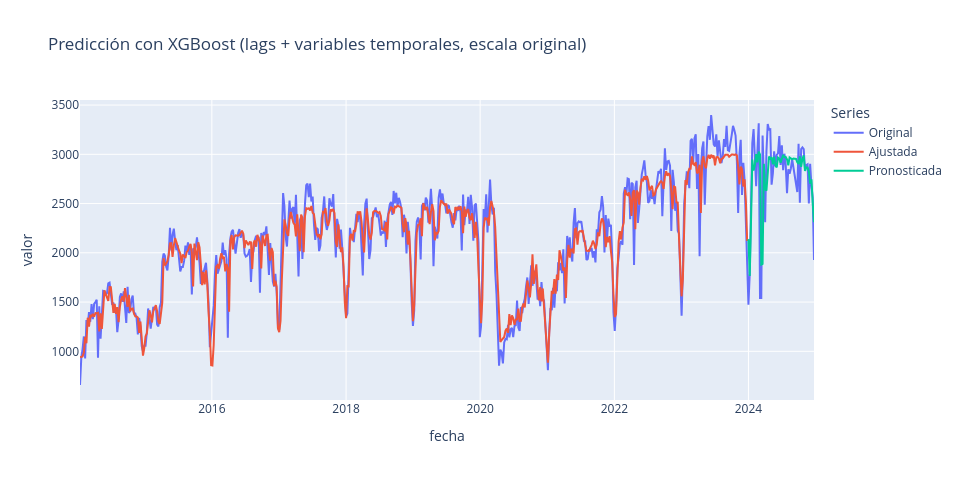

The notebook cell this image was saved under:
### Code cell
title = "Predicción con XGBoost (lags + variables temporales, escala original)"

# Los datos a graficar
data_tuples = (
    (df_original, 'Original'),
    (df_ajustado, 'Ajustada'),
    (df_pronostico, 'Pronosticada'),
)

plot_forecast(
    *data_tuples,  # Desempaqueta los datos
    y='valor',
    title=title,
    **common_plot_args  # Desempaqueta los argumentos comunes
)

### Figure 1 — Plotly figure (JSON) as saved in the notebook; plotly's stock layout.template omitted (floating-point values rounded to 4 significant figures; data arrays with more than 128 entries replaced by an {"elided": "..."} marker saying what was removed)
{"data": [{"customdata": {"elided": "568x1 int values"}, "hovertemplate": "<b>Original</b><br>Fecha: %{x}<br>valor: %{y}<br>Semana: %{customdata[0]}<extra></extra>", "mode": "lines", "name": "Original", "type": "scatter", "x": {"elided": "568 str values"}, "y": {"elided": "568 float values"}}, {"customdata": {"elided": "518x1 int values"}, "hovertemplate": "<b>Ajustada</b><br>Fecha: %{x}<br>valor: %{y}<br>Semana: %{customdata[0]}<extra></extra>", "mode": "lines", "name": "Ajustada", "type": "scatter", "x": {"elided": "518 str values"}, "y": {"elided": "518 float values"}}, {"customdata": [[1], [2], [3], [4], [5], [6], [7], [8], [9], [10], [11], [12], [13], [14], [15], [16], [17], [18], [19], [20], [21], [22], [23], [24], [25], [26], [27], [28], [29], [30], [31], [32], [33], [34], [35], [36], [37], [38], [39], [40], [41], [42], [43], [44], [45], [46], [47], [48], [49], [50], [51], [52]], "hovertemplate": "<b>Pronosticada</b><br>Fecha: %{x}<br>valor: %{y}<br>Semana: %{customdata[0]}<extra></extra>", "mode": "lines", "name": "Pronosticada", "type": "scatter", "x": ["2024-01-01T00:00:00", "2024-01-08T00:00:00", "2024-01-15T00:00:00", "2024-01-22T00:00:00", "2024-01-29T00:00:00", "2024-02-05T00:00:00", "2024-02-12T00:00:00", "2024-02-19T00:00:00", "2024-02-26T00:00:00", "2024-03-04T00:00:00", "2024-03-11T00:00:00", "2024-03-18T00:00:00", "2024-03-25T00:00:00", "2024-04-01T00:00:00", "2024-04-08T00:00:00", "2024-04-15T00:00:00", "2024-04-22T00:00:00", "2024-04-29T00:00:00", "2024-05-06T00:00:00", "2024-05-13T00:00:00", "2024-05-20T00:00:00", "2024-05-27T00:00:00", "2024-06-03T00:00:00", "2024-06-10T00:00:00", "2024-06-17T00:00:00", "2024-06-24T00:00:00", "2024-07-01T00:00:00", "2024-07-08T00:00:00", "2024-07-15T00:00:00", "2024-07-22T00:00:00", "2024-07-29T00:00:00", "2024-08-05T00:00:00", "2024-08-12T00:00:00", "2024-08-19T00:00:00", "2024-08-26T00:00:00", "2024-09-02T00:00:00", "2024-09-09T00:00:00", "2024-09-16T00:00:00", "2024-09-23T00:00:00", "2024-09-30T00:00:00", "2024-10-07T00:00:00", "2024-10-14T00:00:00", "2024-10-21T00:00:00", "2024-10-28T00:00:00", "2024-11-04T00:00:00", "2024-11-11T00:00:00", "2024-11-18T00:00:00", "2024-11-25T00:00:00", "2024-12-02T00:00:00", "2024-12-09T00:00:00", "2024-12-16T00:00:00", "2024-12-23T00:00:00"], "y": [2139.0, 1764.0, 2316.0, 2946.0, 2835.0, 2885.0, 3001.0, 2919.0, 3027.0, 2999.0, 1881.0, 1888.0, 2905.0, 2644.0, 2632.0, 2865.0, 2978.0, 2948.0, 2971.0, 2897.0, 2977.0, 2888.0, 2867.0, 2966.0, 2957.0, 2915.0, 2968.0, 2994.0, 2972.0, 2973.0, 2948.0, 2889.0, 2968.0, 2963.0, 2949.0, 2958.0, 2958.0, 2954.0, 2918.0, 2902.0, 2978.0, 2872.0, 2953.0, 2990.0, 2832.0, 2867.0, 2867.0, 2825.0, 2701.0, 2747.0, 2512.0, 2311.0]}], "layout": {"height": 480, "hovermode": "x unified", "legend": {"title": {"text": "Series"}}, "title": {"text": "Predicción con XGBoost (lags + variables temporales, escala original)"}, "width": 960, "xaxis": {"title": {"text": "fecha"}}, "yaxis": {"title": {"text": "valor"}}}}
